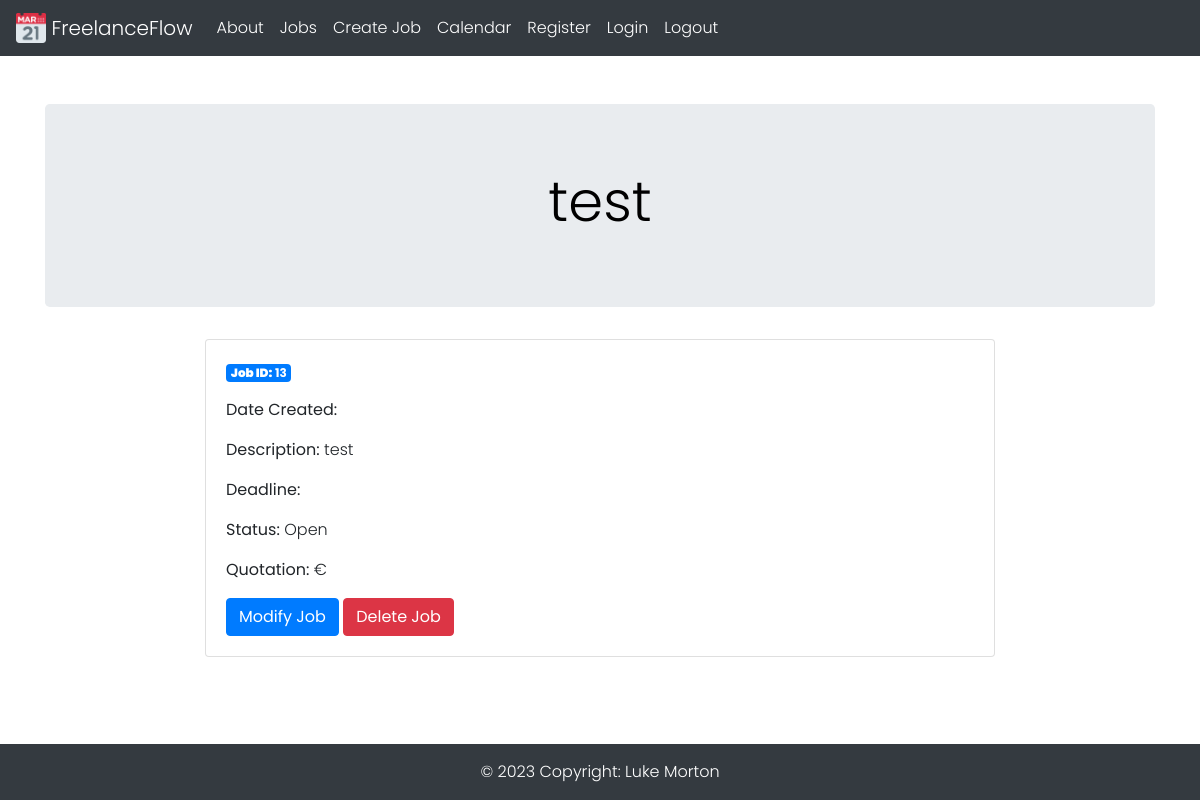
Page /13 (signed in) on the earlier database version.
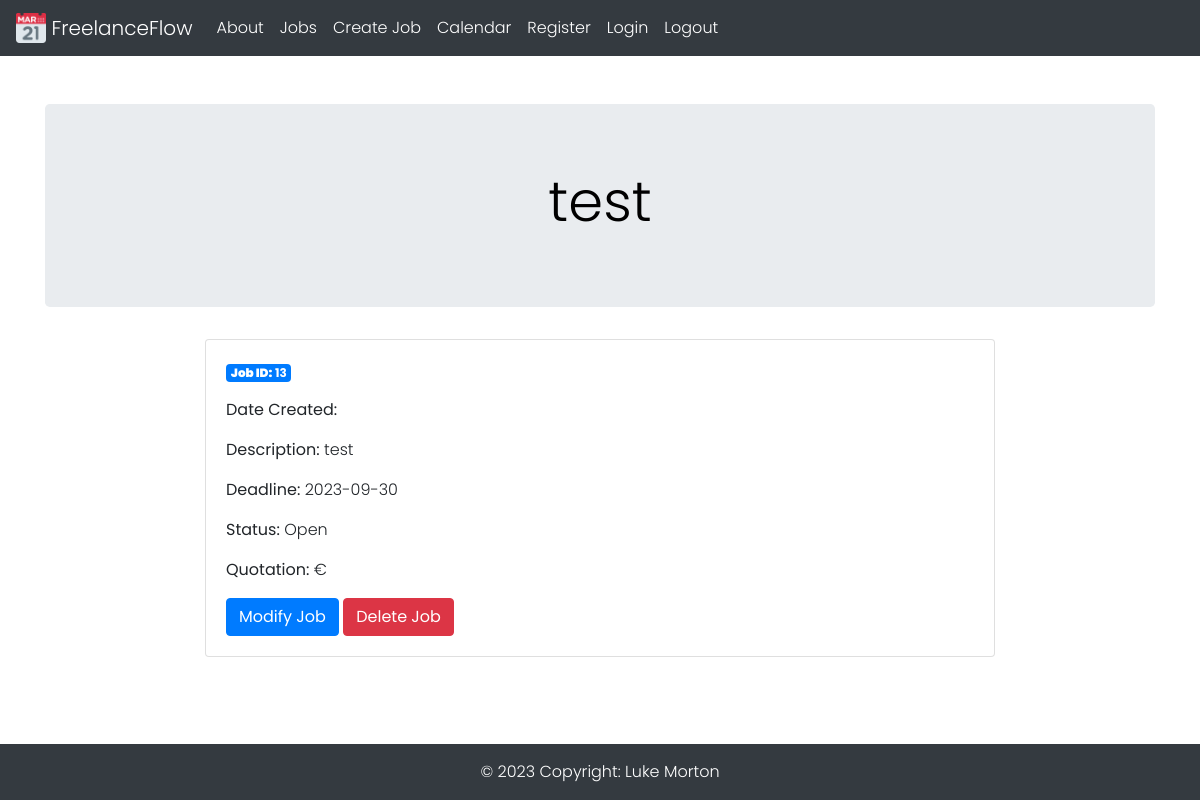
Same page on the later database version.
### tables this page shows
CREATE TABLE Jobs (
    jobid INTEGER PRIMARY KEY AUTOINCREMENT,
    title TEXT NOT NULL,
    description TEXT NOT NULL,
    datecreated TEXT NOT NULL,
    deadline TEXT NOT NULL,
    status TEXT NOT NULL,
    quotation REAL NOT NULL,
    createdby INTEGER,
    FOREIGN KEY (createdby) REFERENCES Users(userid)
);

### application.py (the view)
@app.route('/<int:job_id>')
@login_required
def job(job_id):
    job = get_job(job_id)
    return render_template('job.html', job=job)

### application.py (called while the page is built)
def database_connection():
    conn = sqlite3.connect('freelanceflow.db')
    conn.row_factory = sqlite3.Row
    return conn

@login_manager.user_loader
def load_user(user_id):
    conn = database_connection()
    user_data = conn.execute('SELECT * FROM Users WHERE userid = ?', (user_id,)).fetchone()
    conn.close()
    if user_data is None:
        return None
    user = User(user_data['userid'], user_data['emailaddress'], user_data['password'], user_data['firstname'], user_data['lastname'], user_data['username'], user_data['accounttype'])
    return user

def get_job(job_id):
    conn = database_connection()
    job = conn.execute('SELECT * FROM Jobs WHERE jobid = ?', (job_id,)).fetchone()
    conn.close()
    if job is None:
        abort(404)
    return job

### templates/job.html (shortened to what this page needs)
{% extends 'base.html' %}
{% block jumbotron_title %} {{ job['title'] }} {% endblock %}
{% block content %}
    <div class="row justify-content-center">
        <div class="col-md-8">
            <div class="card">
                <div class="card-body">
                    <p class="badge badge-primary"><strong>Job ID:</strong> {{ job['jobid'] }}</p>
                    <p class="card-text"><strong>Date Created:</strong> {{ job['datecreated'] }}</p>
                    <p class="card-text"><strong>Description:</strong> {{ job['description'] }}</p>
                    <p class="card-text"><strong>Deadline:</strong> {{ job['deadline'] }}</p>
                    <p class="card-text"><strong>Status:</strong> {{ job['status'] }}</p>
                    <p class="card-text"><strong>Quotation:</strong> €{{ job['quotation'] }}</p>
                    <a href="{{ url_for('modifyjob', job_id=job['jobid']) }}" class="btn btn-primary">Modify Job</a>
                    <a href="{{ url_for('deletejob', job_id=job['jobid']) }}" class="btn btn-danger" onclick="return confirm('Are you sure you want to delete this job?')">Delete Job</a>
                </div>
            </div>
        </div>
    </div>
{% endblock %}

Differences in the rows shown:
changed Jobs "test": deadline (not shown) → "2023-09-30"
